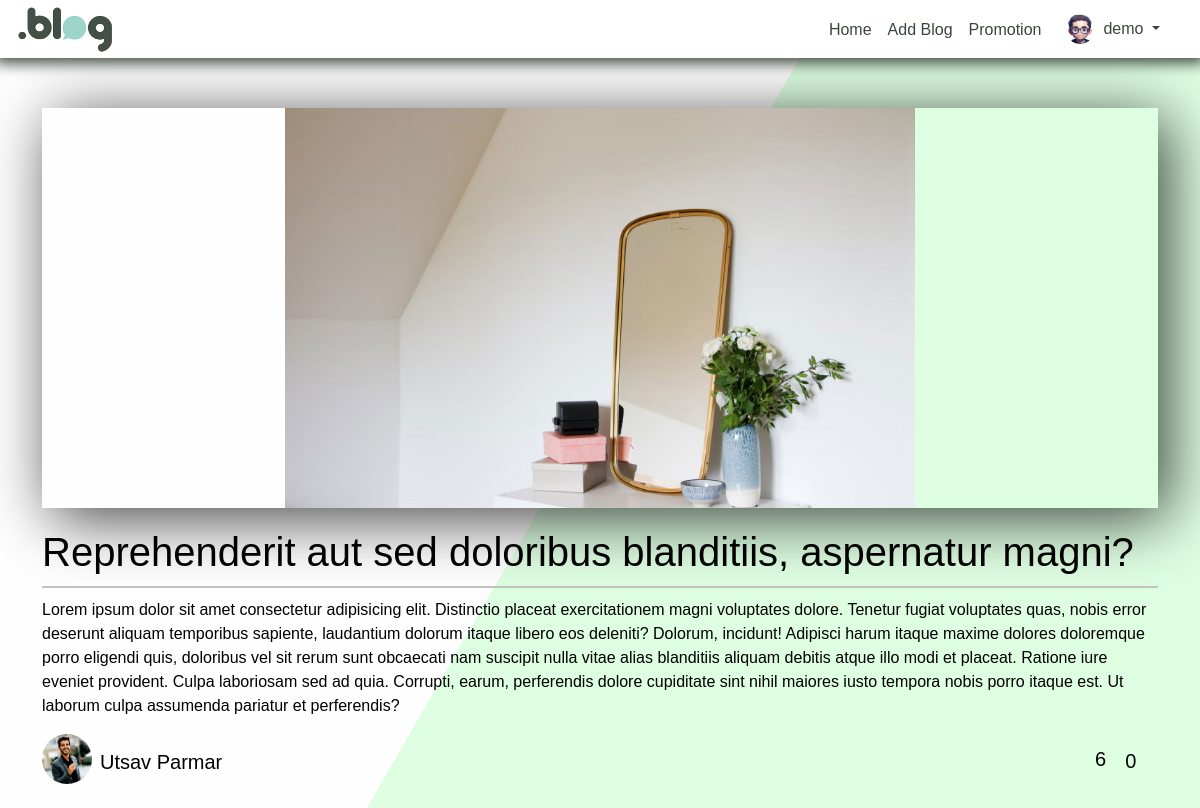
The page /single_post.php?post_id=1 (signed in) on the database as committed earlier.
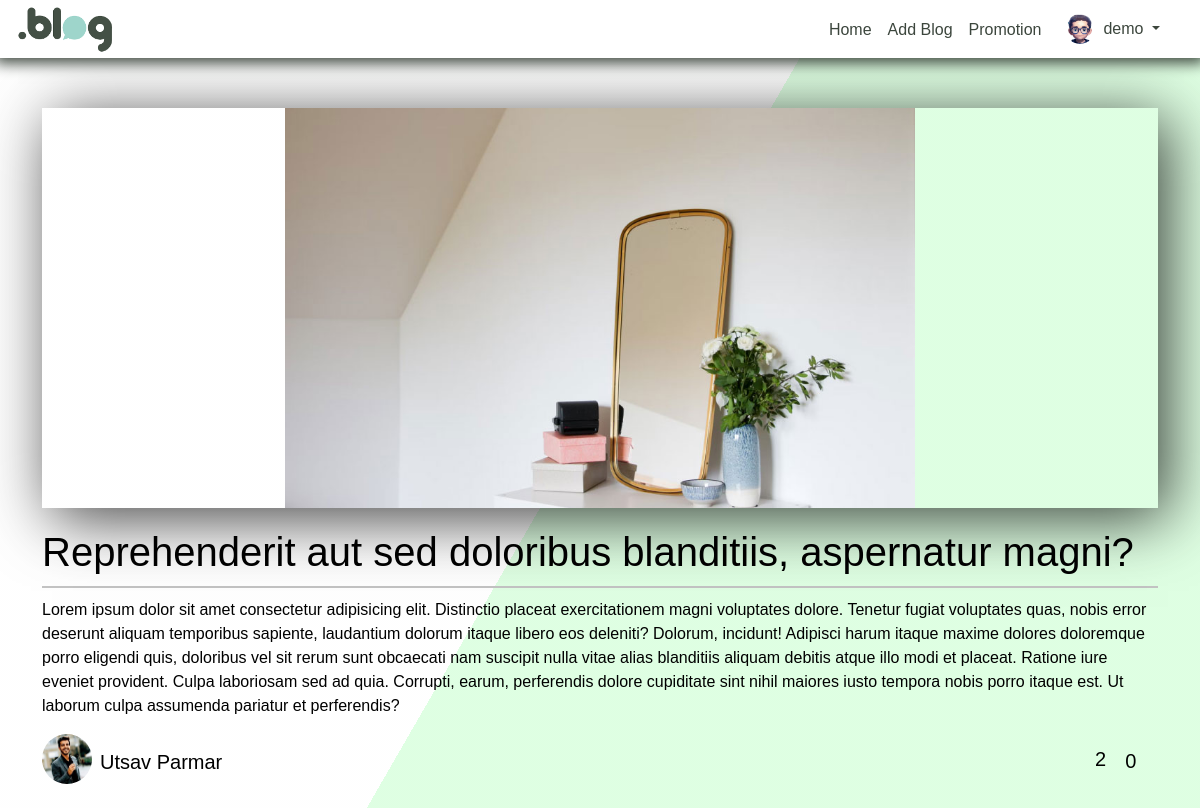
The same page on the database as committed later.
### tables this page shows
CREATE TABLE `blog_posts` (
  `post_id` int(11) NOT NULL,
  `user_id` int(11) NOT NULL,
  `title` text NOT NULL,
  `content` text NOT NULL,
  `like_count` int(11) DEFAULT NULL,
  `comment_count` int(11) DEFAULT NULL,
  `image` text DEFAULT NULL,
  `category_id` int(11) NOT NULL,
  `created_at` datetime NOT NULL DEFAULT current_timestamp()
);

### single_post.php (the view, shortened to what this page needs)
<!DOCTYPE html>
<html lang="en">
<head>
  <link rel="stylesheet" href="./vendor/css/single_post.css">
</head>
<body>
  <?php
  include "./navbar_dash.php";
  ?>
  <?php
  if (isset($_GET["post_id"])) {
    $post_id = $_GET["post_id"];
    $query = "SELECT * FROM blog_posts WHERE post_id=$post_id";
    $runquery = mysqli_query($conn, $query);
    if (mysqli_num_rows($runquery) == 1) {
      $row = mysqli_fetch_assoc($runquery);
      $user_id = $row["user_id"];
      $post_id = $row["post_id"];
      $title = $row["title"];
      $content = $row["content"];
      $image = $row["image"];
      $like_count = $row["like_count"];
      $comment_count = $row["comment_count"];
      if ($comment_count == null) {
        $comment_count = 0;
      }
      $query1 = "select * from users where user_id='$user_id'";
      $runquery1 = mysqli_query($conn, $query1);
      $user = mysqli_fetch_assoc($runquery1);
    }
  }
  ?>
  <div class="container">
    <div class="row">
      <div class="col-sm-12">
        <div class="card-2">
          <div class="thumbnail">
            <img class="left" src="<?= $image ?>" />
          </div>
        </div>
        <div class="right">
          <h1>
            <?= $title ?>
          </h1>
          <div class="separator"></div>
          <p>
            <?= $content ?>
          </p>
          <div class="author mb-4">
            <div>
              <img src="<?= $user["image"] ?>" />
              <h5 class="ms-2 mb-0 mt-3">
                <?= $user["name"] ?>
              </h5>
            </div>
            <div>
              <div class="d-flex align-items-center lc_icons ms-auto">
                <div onclick="likePost(<?= $post_id ?>)">
                </div>
                <div id="likeCount_<?= $post_id ?>" class="me-2">
                  <?= $like_count ?>
                </div>
                <a href="">
                  <?= $comment_count ?>
                </a>
              </div>
            </div>
          </div>
        </div>
      </div>
    </div>
  </div>
</body>
</html>

Rows that differ between the two databases and show on the page:
changed blog_posts "Reprehenderit aut sed doloribus blanditiis, aspernatur magni?": like_count "6" → "2"
